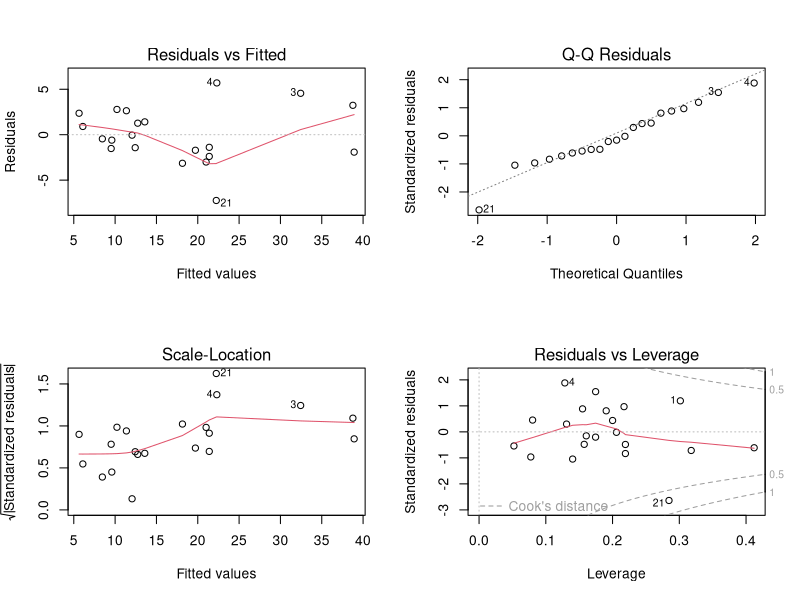
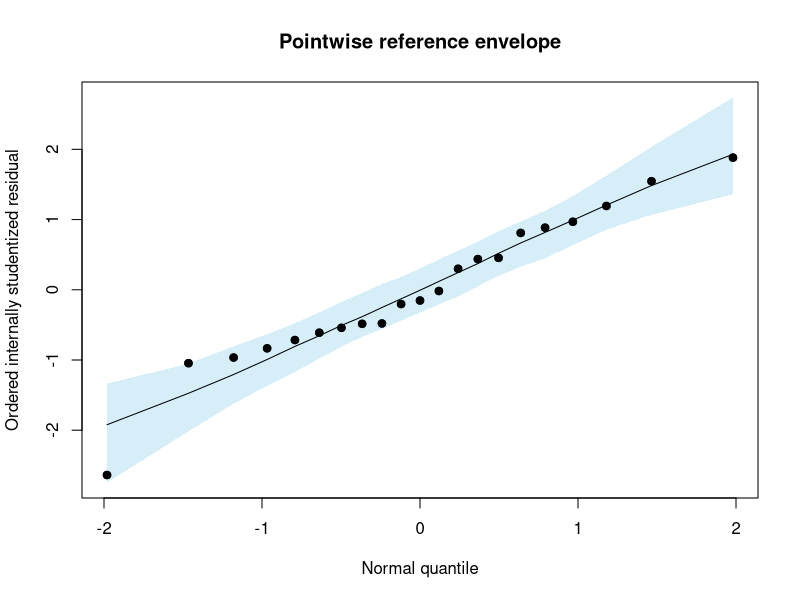

The R source for these figures, in order:
# Reproducible diagnostic lab; run in R. Base R sections need no packages.
# Optional: install.packages(c("lmtest", "sandwich"))
data(stackloss)
help("stackloss")
d <- stackloss
fit <- lm(stack.loss ~ Air.Flow + Water.Temp + Acid.Conc., data=d)
print(summary(fit))
# Standard plot.lm diagnostics: mean, distribution, scale, influence.
pdf("stackloss_diagnostics.pdf", width=9, height=7)
par(mfrow=c(2,2)); plot(fit, which=c(1,2,3,5)); dev.off()
n <- nobs(fit); p <- length(coef(fit))
checks <- data.frame(case=seq_len(n), residual=resid(fit),
  leverage=hatvalues(fit), external=rstudent(fit), cook=cooks.distance(fit))
checks$outlier_screen <- abs(checks$external) > qt(1-.05/(2*n), n-p-1)
print(checks[order(-checks$cook), ])
i <- which.max(checks$cook)
fit_del <- update(fit, data=d[-i, , drop=FALSE])
print(cbind(full=coef(fit), without_case=coef(fit_del)))
print(confint(fit)); print(confint(fit_del))
# Specified curvature: use identical rows in both fits.
fit_curve <- update(fit, . ~ . + I(Air.Flow^2))
print(anova(fit, fit_curve)) # exact classical F requires its assumptions
if (requireNamespace("lmtest", quietly=TRUE)) {
  print(lmtest::bptest(fit)) # studentized Koenker default
  print(lmtest::resettest(fit, power=2:3, type="fitted"))
  # bgtest only if row order has a justified temporal interpretation.
}
if (requireNamespace("lmtest", quietly=TRUE) &&
    requireNamespace("sandwich", quietly=TRUE)) {
  print(lmtest::coeftest(fit, vcov.=sandwich::vcovHC(fit, type="HC3")))
  # HC3 is not a cure for mean misspecification, dependence or confounding.
}
# Fixed-X normal-model calibration of residual Shapiro-Wilk statistic.
set.seed(761); B <- 999
X <- model.matrix(fit); h <- hatvalues(fit)
stopifnot(all(h < 1))
stat <- function(y) {
  e <- lm.fit(X, y)$residuals
  unname(shapiro.test(e/sqrt(1-h))$statistic)
}
Wobs <- stat(model.response(model.frame(fit)))
Wsim <- replicate(B, stat(rnorm(n)))
p_mc <- (1 + sum(Wsim <= Wobs))/(B + 1)
print(c(W_observed=Wobs, calibrated_p=p_mc,
        approximate_MC_SE=sqrt(p_mc*(1-p_mc)/(B+1))))
# Pointwise Q-Q simulation envelope for internally studentized residuals.
# This is NOT a simultaneous 95% band or a global 5% test.
std_res <- function(y) {
  e <- lm.fit(X,y)$residuals
  sort(e/(sqrt(sum(e^2)/(n-p))*sqrt(1-h)))
}
sims <- replicate(B, std_res(rnorm(n)))
band <- apply(sims,1,quantile,probs=c(.025,.975))
z <- qnorm(ppoints(n)); obs <- sort(rstandard(fit))
pdf("stackloss_qq_envelope.pdf")
plot(z,obs,ylim=range(obs,band),xlab="Normal quantile",
     ylab="Ordered internally studentized residual",main="Pointwise reference envelope")
polygon(c(z,rev(z)),c(band[1,],rev(band[2,])),
        col=adjustcolor("skyblue",alpha.f=.35),border=NA)
points(z,obs,pch=19); lines(z,apply(sims,1,median)); dev.off()
# Under this fixed-X Gaussian null, these standardized residual statistics
# are invariant to beta and positive sigma, allowing rnorm(n) simulation.
# Real prediction exercise: fit lm(mpg ~ wt + hp, mtcars), use leave-one-out
# predictions y_i - e_i/(1-h_ii), and compute RMSE. Repeat all model selection
# inside each training fold if you choose predictors or transformations.
print(sessionInfo())
